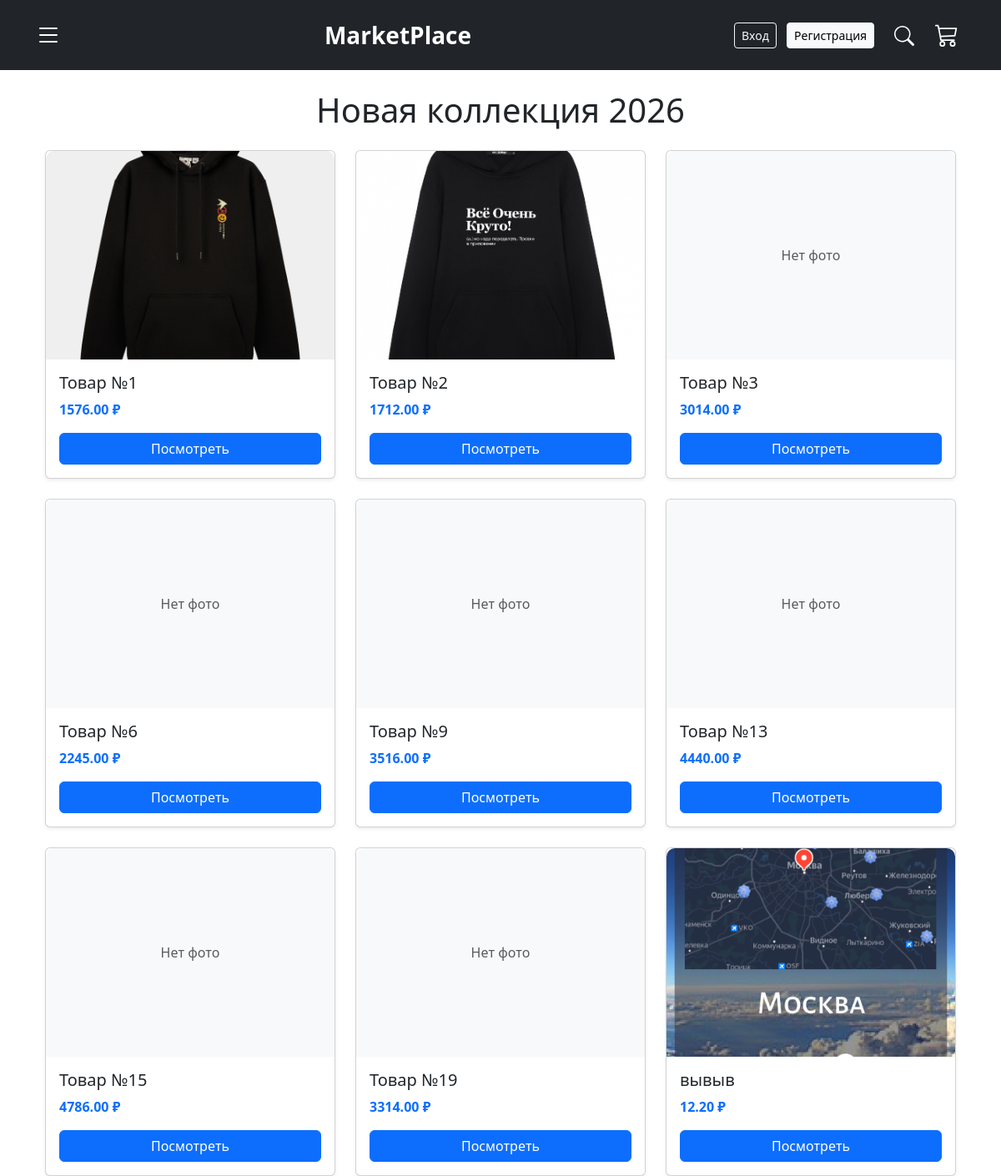
The page /category/худи/ on the database its author committed.
### store/models.py (models this page shows, shortened)
class Product(models.Model):
    title = models.CharField(max_length=200)
    description = models.TextField()
    price = models.DecimalField(max_digits=10, decimal_places=2)
    category = models.ForeignKey(Category, on_delete=models.CASCADE)
    image = models.ImageField(upload_to='products/', null=True, blank=True)
    seller = models.ForeignKey(
        User,
        on_delete=models.SET_NULL,
        null=True,
        blank=True,
        verbose_name="Продавец"
    )

### store/views.py (the view)
# urls.py: path('', index, name='index'),
def index(request, category_slug=None):
    products = Product.objects.all()
    query = request.GET.get('search')
    if query:
        products = products.filter(title__icontains=query)
    if category_slug:
        category = get_object_or_404(Category, slug=category_slug)
        products = products.filter(category=category)
    context = {'products': products, 'query': query}
    return render(request, 'index.html', context)

### store/context_processors.py (called while the page is built)
def cart_status(request):
    categories = Category.objects.all() # Получаем все категории
    if request.user.is_authenticated:
        order, created = Order.objects.get_or_create(customer=request.user, complete=False)
        cart_total = order.get_cart_items
    else:
        cart_total = 0
    return {
        'cart_total': cart_total,
        'all_categories': categories # Теперь категории доступны везде
    }

### templates/index.html (shortened to what this page needs)
{% extends 'base.html' %}
{% block content %}
<div class="container">
    <h1 class="my-4 text-center">Новая коллекция 2026</h1>
    <div class="row row-cols-1 row-cols-md-3 g-4">
        {% for product in products %}
        <div class="col">
            <div class="card h-100 shadow-sm">
                {% if product.image %}
                    <img src="{{ product.image.url }}"
                         alt="{{ product.title }}"
                         class="card-img-top"
                         style="width: 100%; height: 250px; object-fit: cover; border-top-left-radius: 10px; border-top-right-radius: 10px;">
                {% else %}
                    <div class="bg-light text-center d-flex align-items-center justify-content-center"
                         style="height: 250px; border-top-left-radius: 10px; border-top-right-radius: 10px;">
                        <span class="text-muted">Нет фото</span>
                    </div>
                {% endif %}
                <div class="card-body d-flex flex-column">
                    <h5 class="card-title">{{ product.title }}</h5>
                    <p class="card-text text-primary fw-bold">{{ product.price }} ₽</p>
                    <a href="{% url 'product_detail' pk=product.pk %}" class="btn btn-primary mt-auto">Посмотреть</a>
                </div>
            </div>
        </div>
        {% endfor %}
    </div>
</div>
{% endblock %}

### rows shown on the page
Product: image (picture), title "Товар №1", price "1576.00"
Product: image (picture), title "Товар №2", price "1712.00"
Product: image "Нет фото", title "Товар №3", price "3014.00"
Product: image "Нет фото", title "Товар №6", price "2245.00"
Product: image "Нет фото", title "Товар №9", price "3516.00"
Product: image "Нет фото", title "Товар №13", price "4440.00"
Product: image "Нет фото", title "Товар №15", price "4786.00"
Product: image "Нет фото", title "Товар №19", price "3314.00"
Product: image (picture), title "вывыв", price "12.20"
